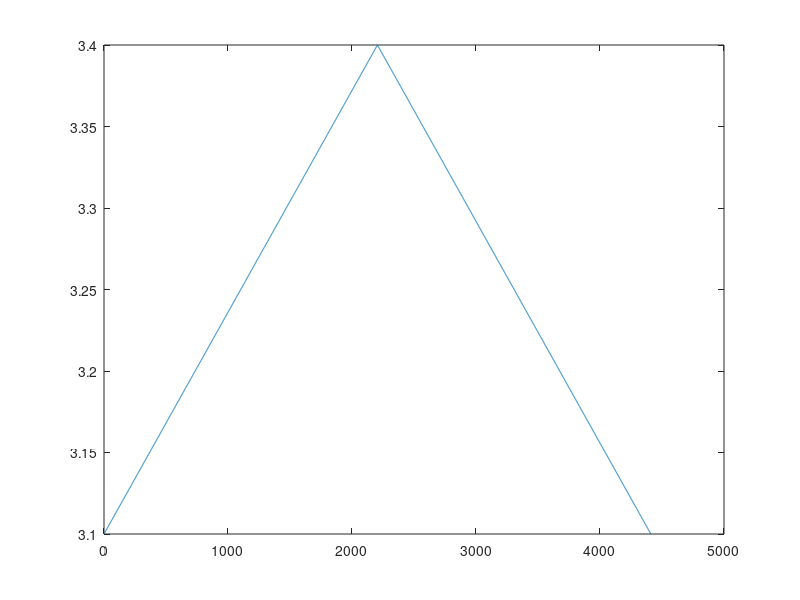

Recreate this plot in MATLAB.
close all;
clear;
clc;


sample_rate=44100;
speed=10;
lfoIndex=0:sample_rate/speed;
% lfoValue = sin(2 * 3.14 * speed * lfoIndex / sample_rate) * 0.15 + 3.25;
lfoValue = 2 * 0.3 * abs(speed*lfoIndex/sample_rate - floor(speed*lfoIndex/sample_rate + 0.5))+3.25-0.15;


plot(lfoIndex,lfoValue);
